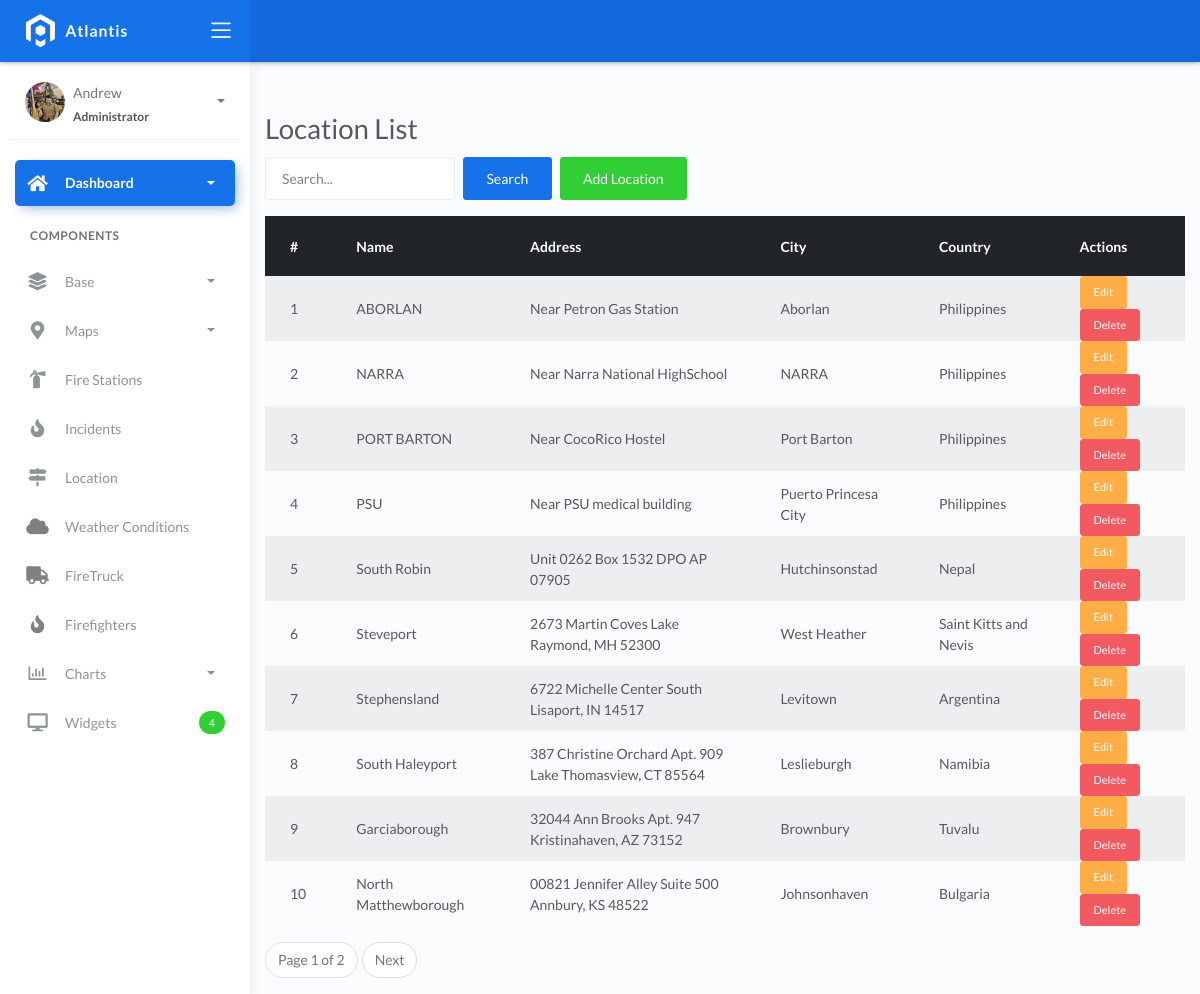
Page /location_list/ on the committed database.
### fire/models.py (models this page shows, shortened)
class BaseModel(models.Model):
    created_at = models.DateTimeField(auto_now_add=True, db_index=True)
    updated_at = models.DateTimeField(auto_now=True)
    class Meta:
        abstract = True

class Locations(BaseModel):
    name = models.CharField(max_length=150)
    latitude = models.DecimalField(
        max_digits=22, decimal_places=16, null=True, blank=True)
    longitude = models.DecimalField(
        max_digits=22, decimal_places=16, null=True, blank=True)
    address = models.CharField(max_length=150)
    city = models.CharField(max_length=150)  # can be in separate table
    country = models.CharField(max_length=150)  # can be in separate

### fire/views.py (the view, shortened to what this page needs)
# urls.py: path('location_list/',  LocationListView.as_view(), name='loc-list'),
class LocationListView(ListView):
    model = Locations
    template_name = 'loc_list.html'
    context_object_name = 'object_list'
    paginate_by = 10
    def get_queryset(self, *args, **kwargs):
        qs = super().get_queryset(*args, **kwargs)
        query = self.request.GET.get("q")
        return qs

### templates/loc_list.html (shortened to what this page needs)
{% extends "base.html" %}
{% block content %}
<div class="container mt-5">
    <h1>Location List</h1>
    <form method="get" class="form-inline mb-3">
        <input type="text" name="q" class="form-control mr-2" placeholder="Search..." value="{{ request.GET.q }}">
        <button type="submit" class="btn btn-primary">Search</button>
        <a href="{% url 'location-add' %}" class="btn btn-success ml-2">Add Location</a>
    </form>
    <table class="table table-striped">
        <thead class="thead-dark">
            <tr>
                <th>#</th>
                <th>Name</th>
                <th>Address</th>
                <th>City</th>
                <th>Country</th>
                <th>Actions</th>
            </tr>
        </thead>
        <tbody>
        {% for loc in object_list %}
            <tr>
                <td>{{ forloop.counter }}</td>
                <td>{{ loc.name }}</td>
                <td>{{ loc.address }}</td>
                <td>{{ loc.city }}</td>
                <td>{{ loc.country }}</td>
                <td>
                    <a href="{% url 'location-edit' loc.pk %}" class="btn btn-warning btn-sm">Edit</a>
                    <a href="{% url 'location-delete' loc.pk %}" class="btn btn-danger btn-sm">Delete</a>
                </td>
            </tr>
        {% empty %}
            <tr>
                <td colspan="6">No locations found.</td>
            </tr>
        {% endfor %}
        </tbody>
    </table>
    {% if is_paginated %}
        <nav>
            <ul class="pagination">
                <li class="page-item disabled">
                    <span class="page-link">Page {{ page_obj.number }} of {{ page_obj.paginator.num_pages }}</span>
                </li>
                {% if page_obj.has_next %}
                    <li class="page-item">
                        <a class="page-link" href="?q={{ request.GET.q }}&page={{ page_obj.next_page_number }}">Next</a>
                    </li>
                {% endif %}
            </ul>
        </nav>
    {% endif %}
</div>
{% endblock %}

### rows in the picture
Locations: name "ABORLAN", address "Near Petron Gas Station", city "Aborlan", country "Philippines"
Locations: name "NARRA", address "Near Narra National HighSchool", city "NARRA", country "Philippines"
Locations: name "PORT BARTON", address "Near CocoRico Hostel", city "Port Barton", country "Philippines"
Locations: name "PSU", address "Near PSU medical building", city "Puerto Princesa City", country "Philippines"
Locations: name "South Robin", address "Unit 0262 Box 1532 DPO AP 07905", city "Hutchinsonstad", country "Nepal"
Locations: name "Steveport", address "2673 Martin Coves Lake Raymond, MH 52300", city "West Heather", country "Saint Kitts and Nevis"
Locations: name "Stephensland", address "6722 Michelle Center South Lisaport, IN 14517", city "Levitown", country "Argentina"
Locations: name "South Haleyport", address "387 Christine Orchard Apt. 909 Lake Thomasview, CT 85564", city "Leslieburgh", country "Namibia"
Locations: name "Garciaborough", address "32044 Ann Brooks Apt. 947 Kristinahaven, AZ 73152", city "Brownbury", country "Tuvalu"
Locations: name "North Matthewborough", address "00821 Jennifer Alley Suite 500 Annbury, KS 48522", city "Johnsonhaven", country "Bulgaria"

### other values in the picture
{{ page_obj.number }} "1"
{{ page_obj.paginator.num_pages }} "2"
